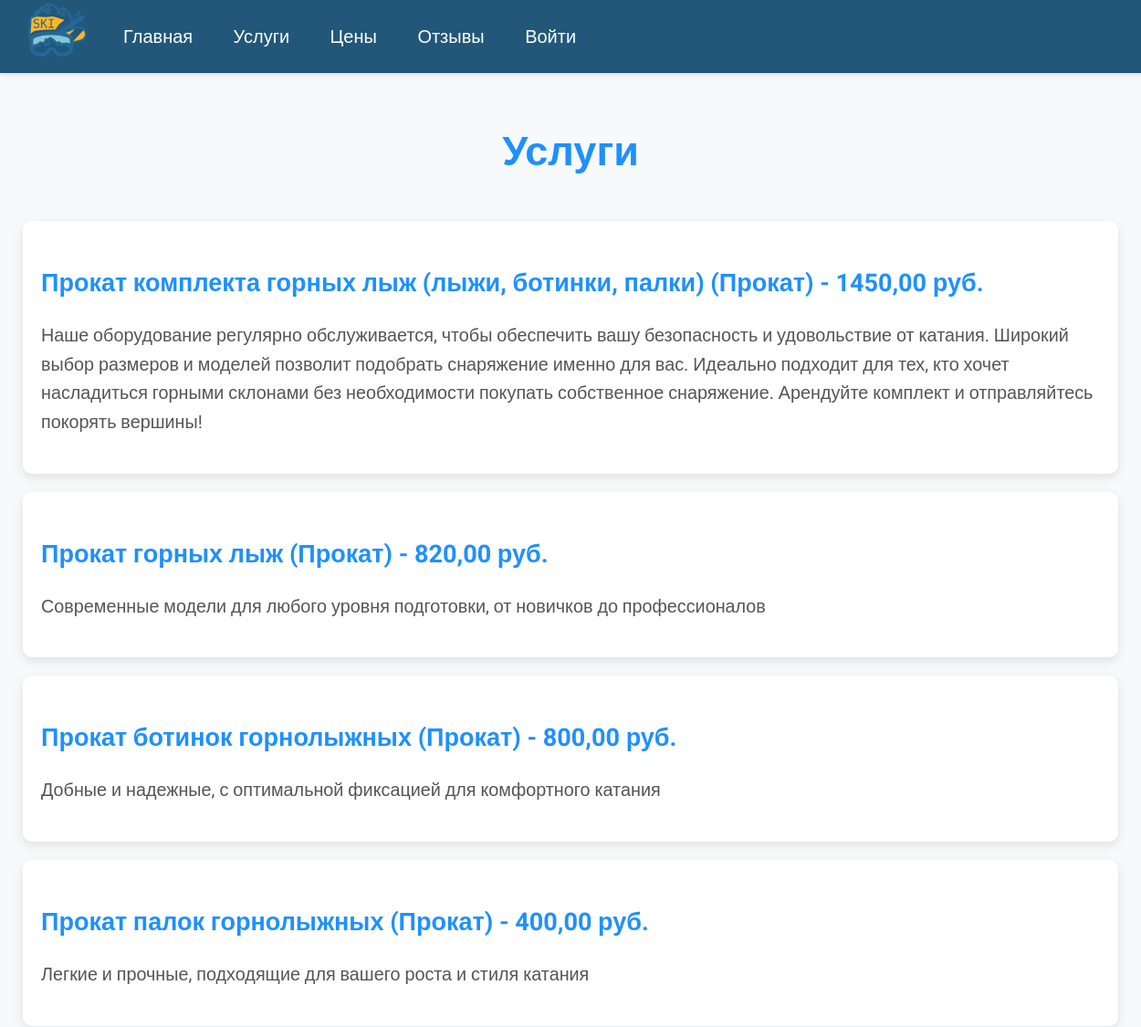
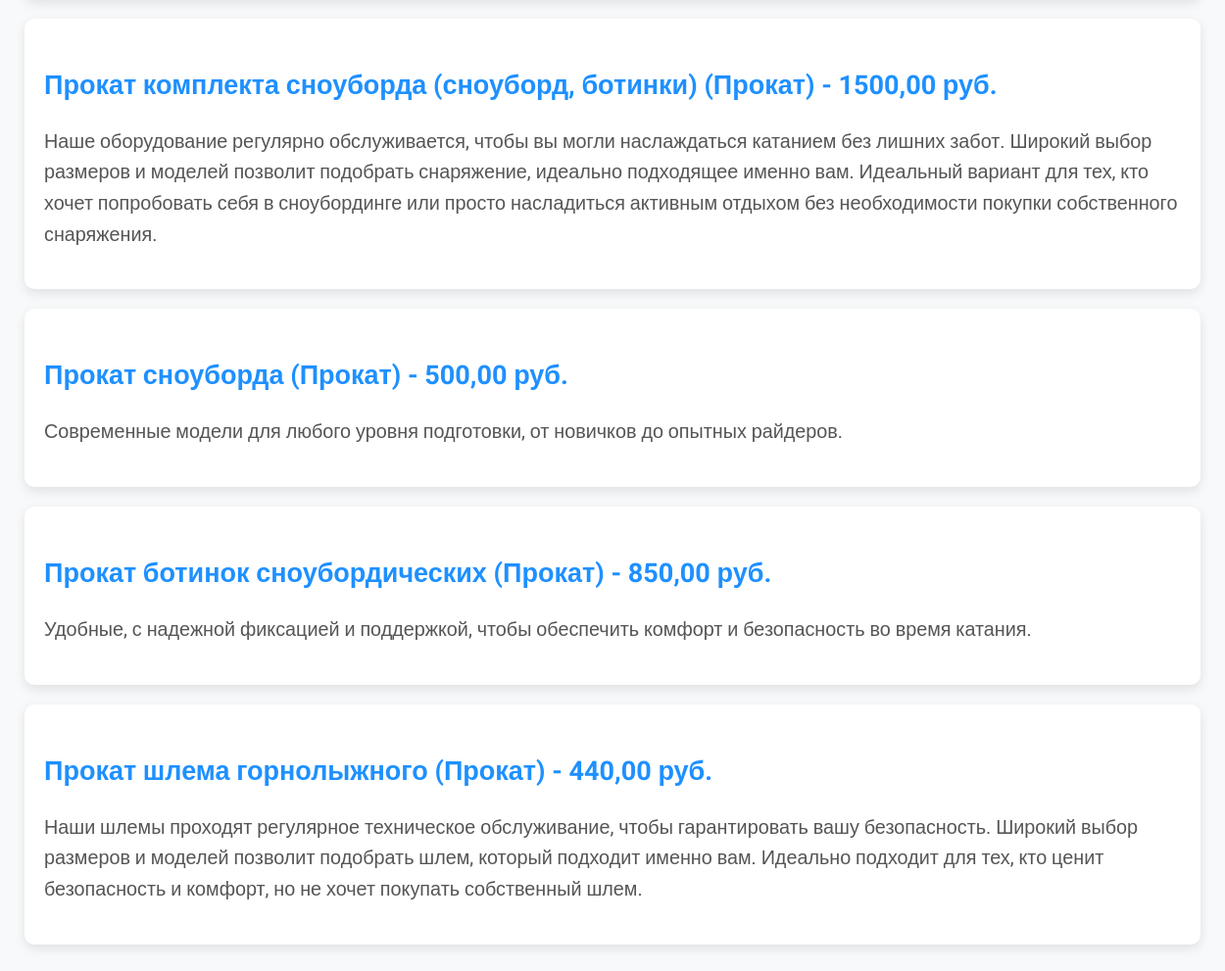
Page /services/ on the committed database (2 pictures, top to bottom).
### core/models.py (models this page shows, shortened)
class Service(models.Model):
    SERVICE_TYPES = (
        ('rental', 'Прокат'),
        ('parking', 'Стоянка'),
    )
    name = models.CharField(max_length=100, verbose_name="Название")
    type = models.CharField(max_length=20, choices=SERVICE_TYPES, verbose_name="Тип")
    price = models.DecimalField(
        max_digits=10,
        decimal_places=2,
        validators=[MinValueValidator(0)],
        verbose_name="Цена"
    )
    description = models.TextField(verbose_name="Описание")
    class Meta:
        verbose_name = "Услуга"
        verbose_name_plural = "Услуги"

### core/views.py (the view)
# urls.py: path('services/', views.ServicesView.as_view(), name='services'),
class ServicesView(ListView):
    model = Service
    template_name = 'services.html'
    context_object_name = 'services'

### core/templates/services.html (shortened to what this page needs)
{% extends 'base.html' %}
{% block content %}
<div class="container">
    <h1>Услуги</h1>
    <ul>
        {% for service in services %}
            <li>
                <h3>{{ service.name }} ({{ service.get_type_display }}) - {{ service.price }} руб.</h3>
                <p>{{ service.description }}</p>
            </li>
        {% endfor %}
    </ul>
</div>
{% endblock %}

### core/static/css/style.css (style rules this page uses)
body { font-family: 'Roboto', sans-serif; margin: 0; padding: 0; background-color: #22577a; color: #333; font-size: 18px; }

### core/templates/services.html (style rules this page uses)
body { font-family: 'Roboto', sans-serif; margin: 0; padding: 0; background-color: #f8f9fa; color: #343a40; line-height: 1.6; }
.container { width: 100%; max-width: 1200px; margin: 0 auto; padding: 20px; margin-top: 80px; }
h1 { color: #1e90ff; text-align: center; margin-bottom: 40px; font-size: 2.5em; font-weight: 700; }
ul { list-style-type: none; padding: 0; margin: 0; }
li { background-color: #fff; padding: 20px; margin-bottom: 20px; border-radius: 10px; box-shadow: 0 4px 12px rgba(0, 0, 0, 0.1); transition: transform 0.3s ease, box-shadow 0.3s ease; }
li h3 { color: #1e90ff; font-size: 1.5em; margin-bottom: 10px; font-weight: 700; }
li p { color: #555; font-size: 1.1em; margin-bottom: 20px; }

### rows in the picture
Service: name "Прокат комплекта горных лыж (лыжи, ботинки, палки)", type "Прокат", price "1450,00", description "Наше оборудование регулярно обслуживается, чтобы обеспечить вашу безопасность и удовольствие от катания. Широкий выбор размеров и моделей позволит подобрать снаряжение именно для вас. Идеально подходит для тех, кто хочет насладиться горными склонами без необходимости покупать собственное снаряжение. Арендуйте комплект и отправляйтесь покорять вершины!"
Service: name "Прокат горных лыж", type "Прокат", price "820,00", description "Современные модели для любого уровня подготовки, от новичков до профессионалов"
Service: name "Прокат ботинок горнолыжных", type "Прокат", price "800,00", description "Добные и надежные, с оптимальной фиксацией для комфортного катания"
Service: name "Прокат палок горнолыжных", type "Прокат", price "400,00", description "Легкие и прочные, подходящие для вашего роста и стиля катания"
Service: name "Прокат комплекта сноуборда (сноуборд, ботинки)", type "Прокат", price "1500,00", description "Наше оборудование регулярно обслуживается, чтобы вы могли наслаждаться катанием без лишних забот. Широкий выбор размеров и моделей позволит подобрать снаряжение, идеально подходящее именно вам. Идеальный вариант для тех, кто хочет попробовать себя в сноубординге или просто насладиться активным отдыхом без необходимости покупки собственного снаряжения."
Service: name "Прокат сноуборда", type "Прокат", price "500,00", description "Современные модели для любого уровня подготовки, от новичков до опытных райдеров."
Service: name "Прокат ботинок сноубордических", type "Прокат", price "850,00", description "Удобные, с надежной фиксацией и поддержкой, чтобы обеспечить комфорт и безопасность во время катания."
Service: name "Прокат шлема горнолыжного", type "Прокат", price "440,00", description "Наши шлемы проходят регулярное техническое обслуживание, чтобы гарантировать вашу безопасность. Широкий выбор размеров и моделей позволит подобрать шлем, который подходит именно вам. Идеально подходит для тех, кто ценит безопасность и комфорт, но не хочет покупать собственный шлем."
